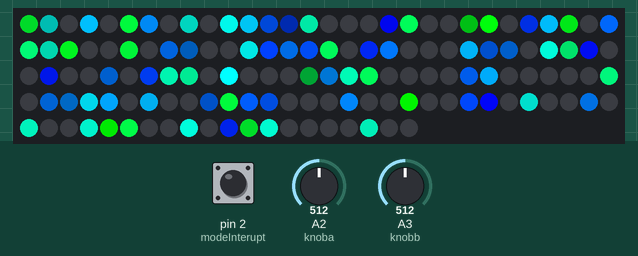
This sketch was run on a simulated Arduino Uno, built with avr-gcc and run on an emulated ATmega328P. Parts: 140 RGB LEDs in strip order, left to right, continuing on the next row. Inputs (shaded band) come from the test bench; at power-on: pin 2 (modeInterupt) LOW, A3 (knobb) = 512, A2 (knoba) = 512. Dim RGB values are drawn brighter than linear; random numbers use the default seed unless the sketch sets one.

Above: at 1.2 s.
1.3 s: pin 2 (modeInterupt) pulled HIGH for 0.15 s
At 1.86 s:
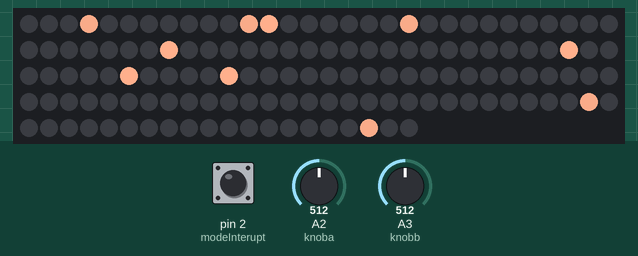
3.8 s: A3 (knobb) set to 442
5.4 s: A3 (knobb) set to 417
At 6.29 s:
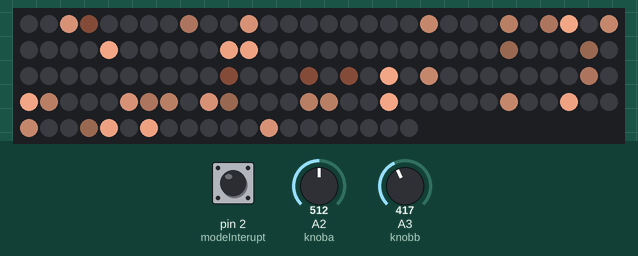
7.0 s: A2 (knoba) set to 1023
At 7.24 s:
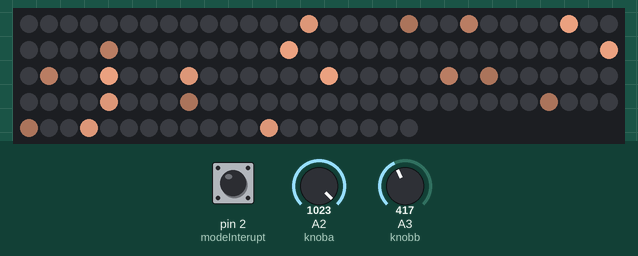
10.0 s: pin 2 (modeInterupt) pulled HIGH for 1 s
At 11.3 s:
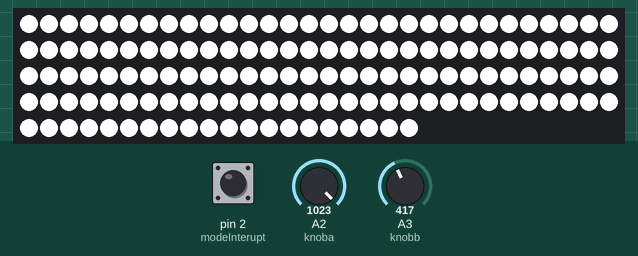
12.5 s: pin 2 (modeInterupt) pulled HIGH for 0.15 s
At 12.99 s:
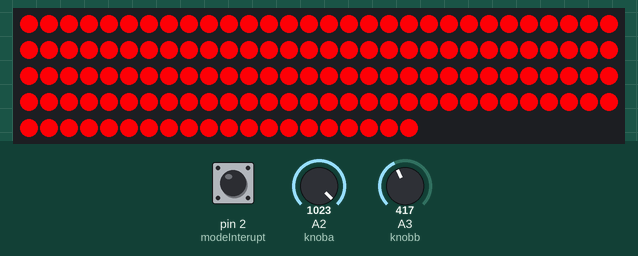
Timing chart, 0 to 15.5 s (numbered marks = the images above; inputs shaded):
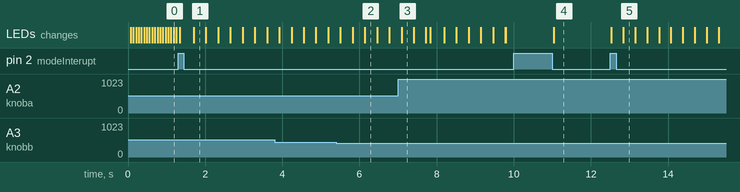

Measured:
- the behaviour switches between 431 and 430 on A3 (knobb) (found by bisection; images 1 and 2)
- after the input at 12.5 s, the LEDs: first change at once (image 5 shows a later state)

The sketch:

dayshade.ino
```cpp
//Import Libraries
#include "SPI.h"
#include "Adafruit_WS2801.h"

//Assign Pins
  //Ditigal
const int modeInterupt = 2; //Interupt Pin
//const int spectrumStep = 4; //Unused in this version
//const int spectrumReset = 5; //Unused in this version
const int dataPin  = 6; //Light
const int clockPin = 7;
const int psOn = 8;
  //Analog
//int spectrumLeft = 0; //Unused in this version
//int spectrumRight = 1; //Unused in this version
const int knoba = 2;
const int knobb = 3;

//Init Light Pixels
const int numPixels = 140;
Adafruit_WS2801 dayshade = Adafruit_WS2801(numPixels, dataPin, clockPin, WS2801_GRB);

//Init Global Variables
int mode = 0; //What program is running


void setup() {
  dayshade.begin();
  dayshade.show(); // Update LED contents, to start they are all 'off'

  digitalWrite(psOn, LOW);

  randomSeed(analogRead(5));
// clamb: not sure why doing an analog read of random(pins 0-8)? Best to just choose a
// known unconnected pin
}

// You may have noticed I'm using 0-1023 as my range, this is because this is the
// range returned by analogRead(). Since the range is constant it makes sense for
// the function to assuming the incoming range and map() it to usable ranges.
void loop() {
// clamb: perhaps move 'mode' to static to this function to reduce globals
// and have the assignment at bottom of function moved to the top.
// finally; have 'changeMode()' return the new value of mode. :)

// clamb: i'd be tempted to move all the analogRead() methods outside the switch
// and use local variables so it is easier to debug / read.
// However, you would end up with some extra analogRead(knobb) calls.
// I think i'd err on readability/debug vs speed in this case.
  switch (mode) {
    case 0:
      makeFire(analogRead(knoba));
      break;
    case 1:
      sparkle(analogRead(knoba),analogRead(knobb)); //Default 1023,512
      break;
    case 2:
      white(analogRead(knoba)); //Default 0
      break;
    case 3:
      fillAll(analogRead(knoba),analogRead(knobb)); //Default 0
      break;
    case 4:
      rainbowChase(analogRead(knoba));
      break;
    case 5:
      police(analogRead(knoba),analogRead(knobb));
      break;
    case 6:
      strobe(analogRead(knoba));
      break;
  }
// clamb: move the action of the 'if' to its own line to make it easier to read
  if(digitalRead(modeInterupt)){changeMode();};
}

//************************************************ Programs *************************************************//
/***** Make Fire ******\
| A faux fire effect.  |
| analoga:             |
\**********************/
void makeFire(int hue){
// clamb: where did this 512 come from ? half the dial ?
  if(hue>512){
    for(int i=0; i<numPixels; i++){
      dayshade.setPixelColor(i,Color(random(120)+135,random(40),0));
// clamb: because you never use anum again; just do an if off of it:
// if(random(2) == 1)
      int anum = random(2);
      if(anum==1){
        dayshade.setPixelColor(i,Color(0,0,0));
      }
// clamb: same here.... also, why 400 ?
      int anums = random(400);
      if(anums==1){
        dayshade.setPixelColor(i,Color(255,255,0));
      }
    }
  } else {
    for(int i=0; i<numPixels; i++){
      dayshade.setPixelColor(i,Color(0,random(255),random(255)));
      int anum = random(2);
      if(anum==1){
        dayshade.setPixelColor(i,Color(0,0,0));
      }
      int anums = random(400);
      if(anums==1){
        dayshade.setPixelColor(i,Color(0,255,255));
      }
    }
  }
  dayshade.show();   // write all the pixels out
}

/***************************** Sparkle ****************************\
| Makes a random pixel white at random interals that slowly plays  |
| analoga:                                                         |
\******************************************************************/
void sparkle(int likelyhood,int speedArg){
  static byte drop[numPixels];
  int theSpeed = map(speedArg,0,1023,1,20);

  // This range may seem random, but my favourite setting is at 10
  // and I wanted 10 to be exatly in the middle.
  if(random(map(likelyhood,0,1023,1,18))==0){
    drop[random(numPixels)]=255;
    drop[random(numPixels)]=255;
    drop[random(numPixels)]=255;
    drop[random(numPixels)]=255;
    drop[random(numPixels)]=255;
  }
  for(int i=0; i<numPixels; i++){
    dayshade.setPixelColor(i,Color(drop[i],map(drop[i],0,255,0,175),map(drop[i],0,255,0,140)));

    if(drop[i]>theSpeed){
      drop[i]-=theSpeed;
    }else {
      drop[i]=0;
    };
  }
  dayshade.show();   // write all the pixels out
}

/****************** White ******************\
| A full white fill for full illimunation.  |
| analoga:                                  |
\*******************************************/
void white(int shade){
  for(int i=0; i<numPixels; i++){
    dayshade.setPixelColor(i,Color(255,map(shade,0,1023,175,255),map(shade,0,1023,140,255)));
  }
  dayshade.show();   // write all the pixels out
}

/************ Fill All ************\
| A fill of color for all pixels.  |
| analoga: Color Hue               |
\**********************************/
void fillAll(int argHue, int argSpeed){
static byte offset = 0;

  byte WheelPos = map(argHue,0,1023,0,255);
  offset+=map(argSpeed,0,1023,0,20);

  for(int i=0; i<numPixels; i++){
    dayshade.setPixelColor(i,Wheel(WheelPos+offset));
  }
  dayshade.show();   // write all the pixels out
}

/************* Rainbow Chase ************\
| A breezy sexy rainbow chase.           |
| argSpeed: The speed at which it cycles |
\****************************************/
void rainbowChase(int argSpeed){
  static byte offset = 0;

// clamb: why is this magic 20 ?
  for(int i=0;i<20;i++){
    dayshade.setPixelColor(i, Wheel( ((i * 256 / 20) + offset) % 256) );
    dayshade.setPixelColor(i+20, Wheel( ((i * 256 / 20) + offset) % 256) );
    dayshade.setPixelColor(i+40, Wheel( ((i * 256 / 20) + offset) % 256) );
    dayshade.setPixelColor(i+60, Wheel( ((i * 256 / 20) + offset) % 256) );
    dayshade.setPixelColor(99-i, Wheel( ((i * 256 / 20) + offset) % 256) );
    dayshade.setPixelColor(119-i, Wheel( ((i * 256 / 20) + offset) % 256) );
    dayshade.setPixelColor(139-i, Wheel( ((i * 256 / 20) + offset) % 256) );
  }
  dayshade.show();
  offset++;
  delay(map(argSpeed,0,1023,1,50));
}

/******** Police ********\
| Makes Police Lights :D |
| analoga:               |
\************************/
void police(int argColorA, int argColorB){
  byte color[2] = {map(argColorA,0,1023,0,255),map(argColorB,0,1023,0,255)};

// clamb: i see the pattern but coudl use a little more description of what is going on !
  for(int k=0; k<2; k++){
    for(int j=0; j<2; j++){
      for(int i=0; i<numPixels; i++){
        dayshade.setPixelColor(i,Wheel(color[k]));
      }
      dayshade.show();   // write all the pixels out

      delay(10);
      for(int i=0; i<numPixels; i++){
        dayshade.setPixelColor(i,Color(0,0,0));
      }
      dayshade.show();   // write all the pixels out

      if(j==1){
        delay(160);
      } else {
        delay(20);
      }
    }
  }
}

/******** Strobe ********\
|                        |
| analoga:               |
\************************/
void strobe(int argSpeed){
  for(int i=0;i<numPixels/20;i++){
    dayshade.setPixelColor(random(20)+(i*20),Wheel(random(256)));
  }
  dayshade.show();
  delay(10);

  for(int i=0; i<numPixels; i++){
    dayshade.setPixelColor(i,Color(0,0,0));
  }
  dayshade.show();
  delay(map(argSpeed,0,1023,10,250));
}

//************************************************ Util Functions ************************************************//
/***************** changeMode *****************\
| This funation changes the mode of the lighs. |
\**********************************************/
// clamb: i'd move control functions like this to the top of the loop() code
// and keep the helper functions Color() and Wheel() down here :)
void changeMode() {
  if(mode==6){
    mode=0;
  } else {
    mode++;
  }
  for(int i=0; i<numPixels; i++){
    dayshade.setPixelColor(i,Color(0,0,0));
  }
  dayshade.show();
  while(digitalRead(2)==HIGH){};
}
/***************** Color *****************\
| Create a 24 bit color value from R,G,B. |
\*****************************************/
uint32_t Color(byte r, byte g, byte b)
{
  uint32_t c;
  c = r;
  c <<= 8;
  c |= g;
  c <<= 8;
  c |= b;
  return c;
}
/********************** Wheel **********************\
| Input a value 0 to 255 to get a color value.      |
| The colours are a transition r - g -b - back to r |
\***************************************************/
uint32_t Wheel(byte WheelPos)
{
  if (WheelPos < 85) {
   return Color(WheelPos * 3, 255 - WheelPos * 3, 0);
  } else if (WheelPos < 170) {
   WheelPos -= 85;
   return Color(255 - WheelPos * 3, 0, WheelPos * 3);
  } else {
   WheelPos -= 170;
   return Color(0, WheelPos * 3, 255 - WheelPos * 3);
  }
}
```
